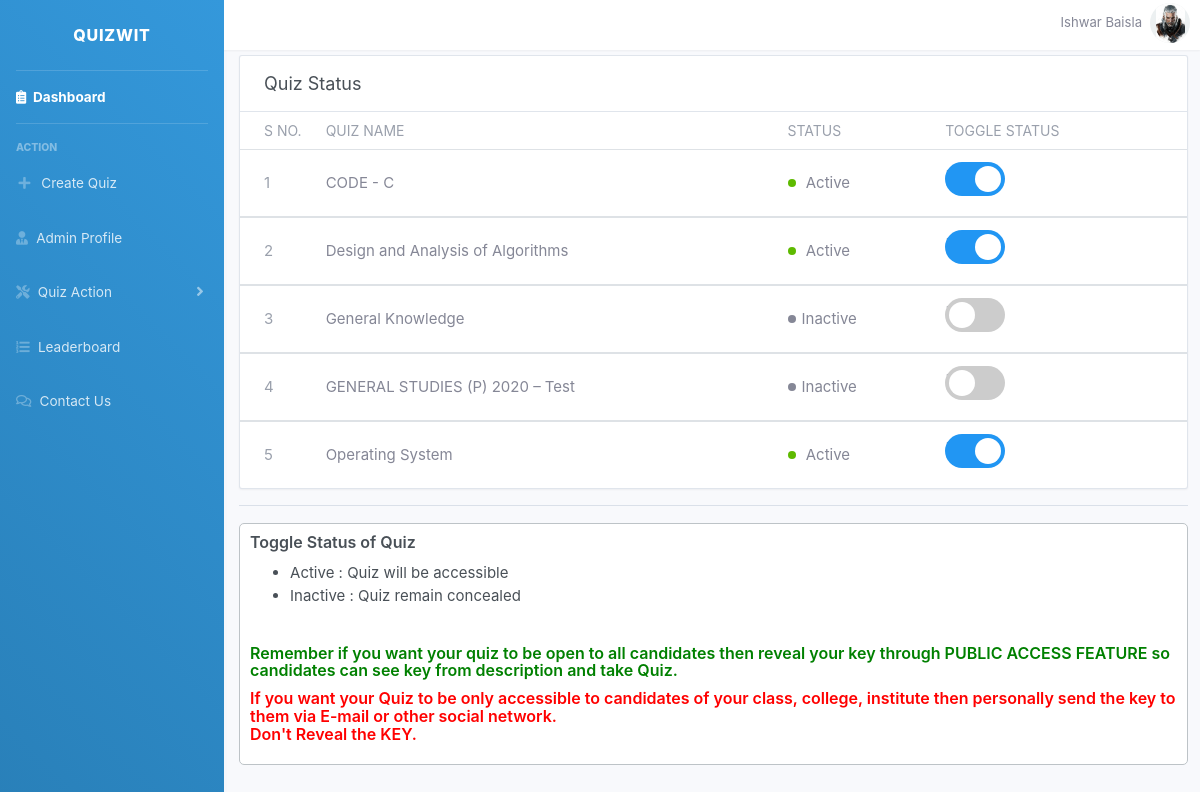
Before: /exam_status.php (signed in) with the older database file.
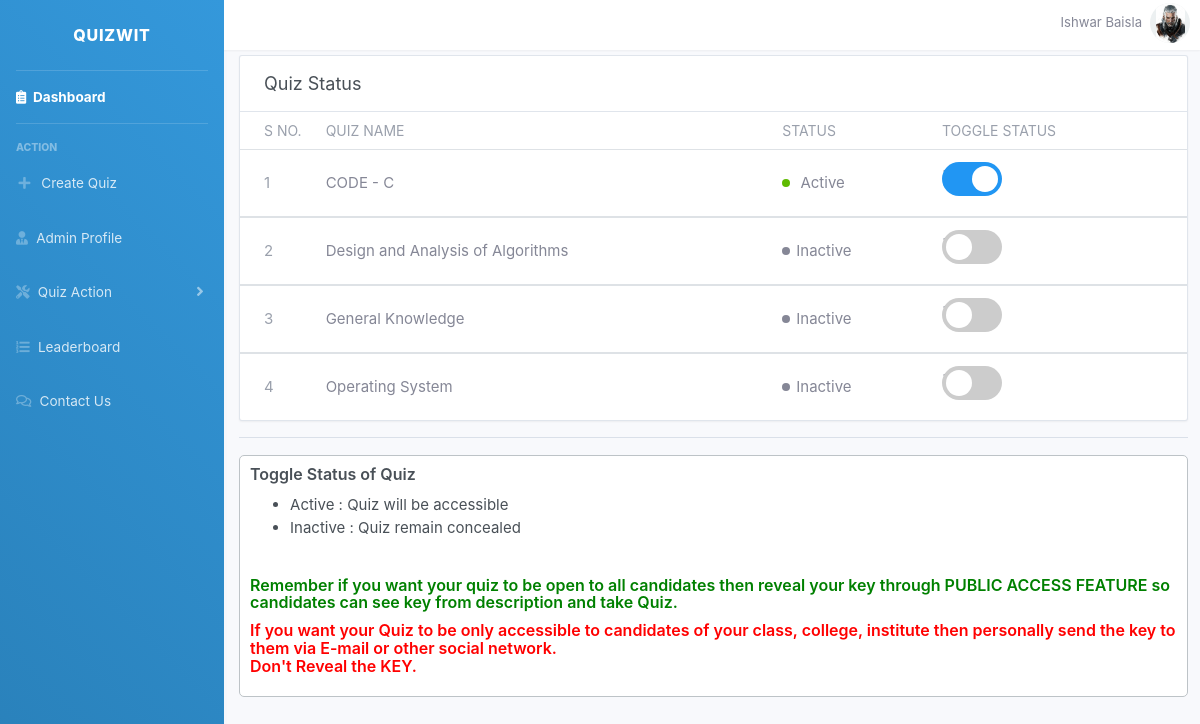
After: the same page with the newer database file.
### tables this page shows
CREATE TABLE `quizes` (
  `quiz_id` int(11) NOT NULL,
  `quiz_name` varchar(50) NOT NULL,
  `difficulty_level` char(30) NOT NULL,
  `description` varchar(1000) NOT NULL,
  `number_of_questions` int(11) NOT NULL,
  `is_active` int(11) NOT NULL,
  `active_timing` bigint(20) NOT NULL,
  `inactive_timing` bigint(20) NOT NULL,
  `Exam_key` varchar(30) NOT NULL,
  `key_access` tinyint(4) NOT NULL,
  `show_evaluation` tinyint(4) NOT NULL,
  `time_duration` int(11) NOT NULL,
  `marks_per_question` int(11) NOT NULL,
  `negative_marking` double NOT NULL,
  `passing_percentage` int(11) NOT NULL,
  `admin_email_id` int(11) NOT NULL,
  `time_stamp` varchar(100) NOT NULL
);

### exam_status.php (the view, shortened to what this page needs)
<!DOCTYPE html>
<html>
<head>
</head>
</html>
<?php
    require_once('connection.php');
?>
<!DOCTYPE html>
<html>
	<?php include 'includes/header.php'; ?>
	<?php include 'includes/navbar.php'; ?>
	<div class="container">
  <div style="height: 55px;"></div>
		<div  style="margin-bottom: -40px;" class="row row-card row-deck">
			<div class="col-12">
				<div class="card">
					<div class="card-header">
						<h2 class="card-title">Quiz Status</h2>
					</div>
					<div class="table-responsive">
						<table class="table card-table table-vcenter text-nowrap">
							<thead>
								<tr>
									<th class="w-1">S No.</th>
									<th>Quiz Name</th>
									<th>Status</th>
									<th>Toggle Status</th>
								</tr>
							</thead>
							<tbody>
								<form action="toggle_state.php" method="get">
					        	<?php
					            $temp = "SELECT * FROM quizes WHERE admin_email_id='$_SESSION[admin_id]' ORDER BY quiz_name";
					            $result = mysqli_query($conn,$temp);
					            $i = 1;
					             $k=-1;
					             $m=1;
					            while($row = $result->fetch_assoc())
					            {
					               $sql = "SELECT * FROM question_bank WHERE quiz_id='$row[quiz_id]'";
					                    $temp = mysqli_query($conn,$sql);
					                  if($temp->num_rows>0)
					                  {
					                 $k = $k+1;
					                ?>
					                      <tr>
					                      	<td>
								              <span class="text-muted"><?php echo $i; ?></span>
								            </td>
					                        <td class="quiz-name"><?php echo $row['quiz_name']; ?></td>
					                        <td class="quiz-status">
					                        	<?php
					                        	if($row['is_active'])
					                    {
					                    	echo "<span class='status-icon bg-success'></span>
					                    		Active
					                    	<div class='count-active'></div>"; $m = 1;}
					                    else
					                    	{echo "<span class='status-icon bg-unsuccess'></span>Inactive";
					                     $m=2;}
					                    ?>
					                    </td>
					                    <td class='toggle'>
					                        <label class="switch">
					                        <?php
					                        if($m==1)
					                        {
					                        	?>
					                        <input class='check-state' onclick='change_check(<?php echo $row['quiz_id'];?>,<?php echo $k;?>)' type='checkbox' checked>;
					                        <?php
					                         }
					                         else {
					                         	?>
					                        <input class='check-state' onclick='change_check(<?php echo $row['quiz_id'];?>,<?php echo $k;?>)' type='checkbox' unchecked>;
                                              <?php
                                          }
                                          ?>
  											<span class="slider round"></span>
											</label>
					                    </td>
					                  </tr>
							</tbody>
							<?php
                                     $i =$i + 1;
					              }
					        }
					        ?>
						</table>
					</div>
				</div>
			</div>
		</div>
		<hr>
		<div class="explaining-feature">
			<h5>Toggle Status of Quiz</h5>
			<ul>
				<li>Active : Quiz will be accessible</li>
				<li>Inactive : Quiz remain concealed</li>
			</ul>
			<br>
			<h5 style="color: green;">Remember if you want your quiz to be open to all candidates then reveal your key through PUBLIC ACCESS FEATURE so candidates can see key from description and take Quiz.</h5>
			<h5 style="color : red;" >If you want your Quiz to be only accessible to candidates of your class, college, institute then personally send the key to them via E-mail or other social network.<br>
				Don't Reveal the KEY.
			</h5>
		</div>
	</div>
</body>
</html>

Changed rows visible on the page:
removed quizes: quiz_name "GENERAL STUDIES (P) 2020 – Test", is_active 0 (drawn)
changed quizes "Design and Analysis of Algorithms": is_active "Active" → "Inactive"
changed quizes "Operating System": is_active "Active" → "Inactive"
